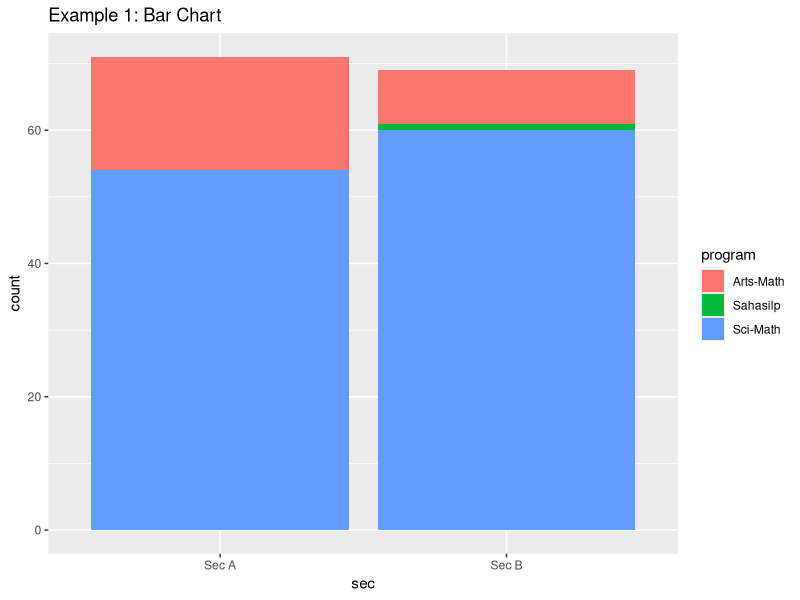
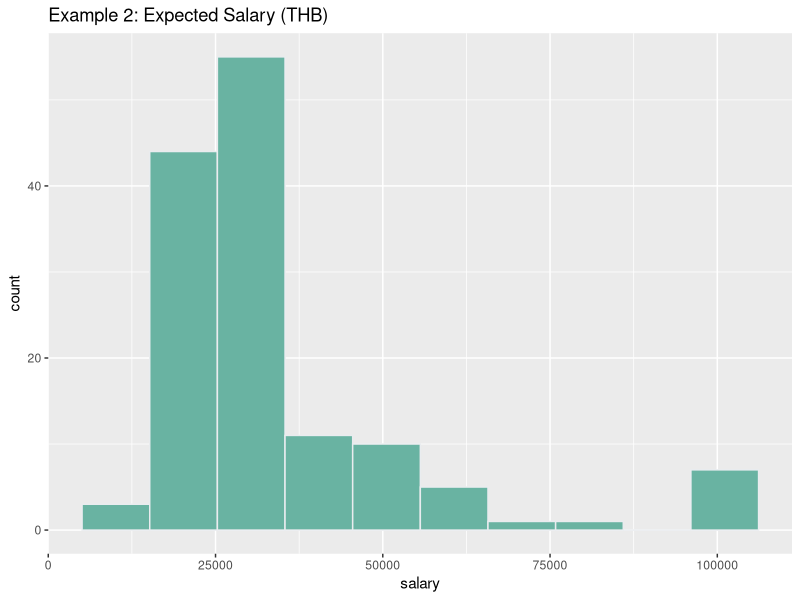
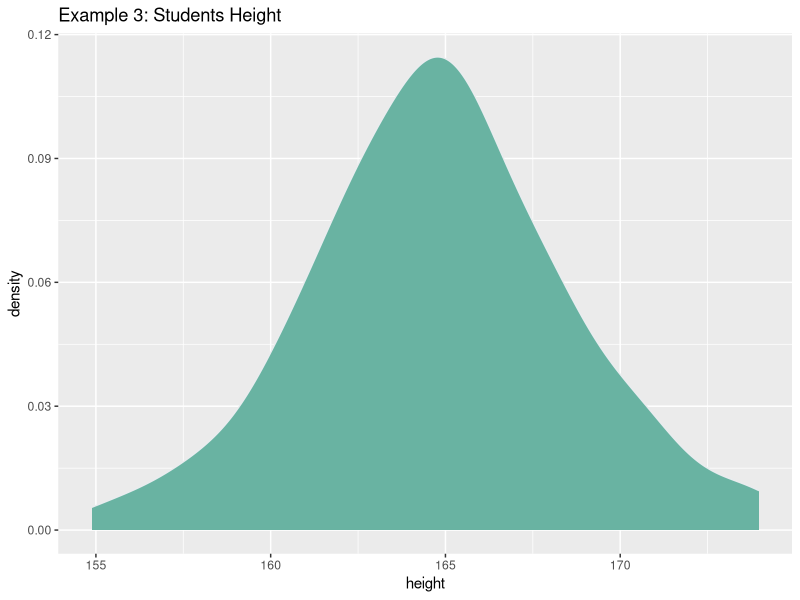

Generate these figures, in order, with R:
## ---- chunk 1
library(readr)
library(dplyr)
library(ggplot2)
library(rmarkdown)
## ---- chunk 2
int214 <- read_csv("db_int214.csv")
## ---- chunk 3
int214 %>% glimpse()
## ---- chunk 4
int214 %>% summary()
## ---- chunk 5
# Sec
int214 %>% group_by(sec) %>% count()
# Excel Skill
int214 %>% group_by(skill_excel) %>% count()
# R Skill
int214 %>% group_by(skill_r) %>% count()
## ---- chunk 6
# Example 1
int214 %>% ggplot(aes(x = sec)) + geom_bar(aes(fill=program)) + ggtitle("Example 1: Bar Chart")
## ---- chunk 7
# Example 2
int214 %>% filter(salary<150000) %>% ggplot(aes(x=salary)) + geom_histogram(bins = 10,fill="#69b3a2",color="#e9ecef") + ggtitle("Example 2: Expected Salary (THB)")
## ---- chunk 8
# Example 3
sample_data <- data.frame(height = rnorm(140,mean=165, sd=3.5))
ggplot(sample_data, aes(x=height)) + geom_density(fill="#69b3a2",color="#e9ecef") + 
  ggtitle("Example 3: Students Height")
